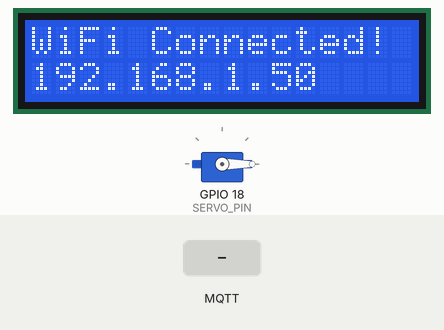
Recording of a sketch running on a simulated ESP32-S3. On the bench: 16×2 character LCD, servo. The test bench sets the inputs (shaded band). WiFi joins after 1.5 s; servers stay silent unless stated; no MQTT or app messages arrive unless stated; what the sketch prints to the serial monitor is not drawn.

Above: at 1.7 s.
At 4.8 s:
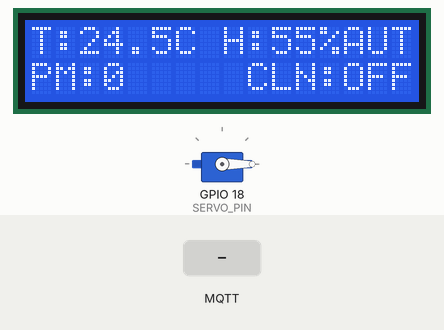
4.9 s: MQTT message "1" arrives on the first subscribed topic
At 5.5 s:
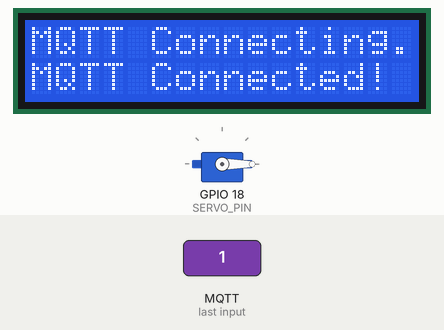
At 6.7 s:
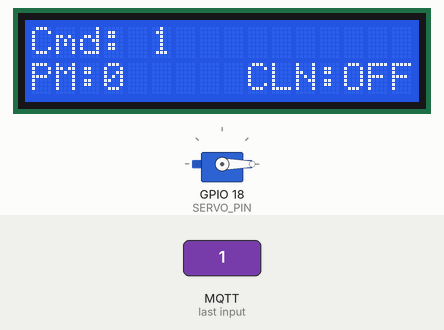
7.1 s: MQTT message "1" arrives on the second subscribed topic
10.1 s: MQTT message "1" arrives on the third subscribed topic
Timing chart, 0 to 13.1 s (numbered marks = the images above; inputs shaded):
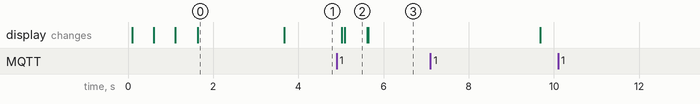

Measured:
- after the input at 4.9 s, the display: first differs from a run without the input after 0.74 s (image 3)
- after the input at 10.1 s, every drawn part: stays the same
- what the display in image 0 shows lasts 2.1 s, from 1.6 s to 3.7 s
- what the display in image 2 shows lasts 0.5 s, from 5.1 s to 5.6 s

The sketch:

PmMotorPJ_esp32.ino
```cpp
/*
  ESP32-S3 Smart Window Controller (PmMotorPJ)

  Board: ESP32S3-WROOM-1
  Peripherals:
    - SG90 Servo Motor (Window Controller)
    - I2C LCD (16x2 or 20x4)
  MQTT Topics:
    - Publish: "tmp" (json), "humi" (json), "pm" (json)
    - Subscribe: "window/control"
*/

#include <WiFi.h>
#include <PubSubClient.h>
#include <ESP32Servo.h>        // Library: "ESP32Servo" by Kevin Harrington
#include <Wire.h>
#include <LiquidCrystal_I2C.h> // Library: "LiquidCrystal I2C" by Frank de Brabander

// ================= [핀 설정] =================
#define SERVO_PIN  18    // SG90 서보모터 신호선 (GPIO 18)
#define I2C_SDA    8    // LCD SDA (ESP32-S3 기본 혹은 원하는 핀으로 조정 가능)
#define I2C_SCL    9    // LCD SCL

// ================= [설정 변수] =================
// 1. 와이파이 설정
const char* ssid = "우진의 S25 Edge";
const char* password = "jh12091102!";

// 2. MQTT 서버 설정
// ★ 중요: Node.js 서버가 실행 중인 PC의 실제 IP 주소를 입력해야 합니다.
// (CMD에서 ipconfig를 입력하여 IPv4 주소를 확인하세요. 예: 192.168.0.15)
const char* mqtt_server = "10.116.143.106";
const int mqtt_port = 1883;

// ================= [객체 선언] =================
WiFiClient espClient;
PubSubClient client(espClient);
Servo windowServo;
LiquidCrystal_I2C lcd(0x27, 16, 2); // I2C 주소 0x27, 16열 2행 LCD

// ================= [서보모터 각도 설정] =================
const int CLOSE_ANGLE = 0;   // 창문 닫힘 각도
const int OPEN_ANGLE = 90;   // 창문 열림 각도 (필요에 따라 180 등으로 변경 가능)

unsigned long lastMsgTime = 0;
float currentTemp = 24.5;
float currentHumi = 55.0;
int currentPm = 00;
bool cleanerState = false; // 공기청정기 가상 상태 (false: OFF, true: ON)
String currentMode = "AUT"; // 현재 시스템 모드 (AUT 또는 SIM)
unsigned long commandActiveUntil = 0; // 명령어 화면 활성화 시간 (밀리초)

// ================= [함수 정의] =================

// 와이파이 연결 함수
void setup_wifi() {
  delay(10);
  Serial.println("\n------------------------------");
  Serial.print("Connecting to Wi-Fi: ");
  Serial.println(ssid);

  lcd.clear();
  lcd.setCursor(0, 0);
  lcd.print("Connecting WiFi...");

  WiFi.begin(ssid, password);

  int attempt = 0;
  while (WiFi.status() != WL_CONNECTED) {
    delay(500);
    Serial.print(".");
    lcd.setCursor(attempt % 16, 1);
    lcd.print(".");
    attempt++;
    if (attempt > 30) { // 15초 이상 연결 안되면 재시도
      ESP.restart();
    }
  }

  Serial.println("\nWi-Fi connected!");
  Serial.print("IP Address: ");
  Serial.println(WiFi.localIP());

  lcd.clear();
  lcd.setCursor(0, 0);
  lcd.print("WiFi Connected!");
  lcd.setCursor(0, 1);
  lcd.print(WiFi.localIP().toString());
  delay(2000);
}

bool needLcdUpdate = true; // LCD 초기 드로잉 예약
unsigned long lastLcdUpdateTime = 0;

// MQTT 수신 콜백 함수 (서버가 window/control, window/mode, pm, tmp, humi 토픽을 발행하면 실행됨)
void callback(char* topic, byte* payload, unsigned int length) {
  Serial.print("Message arrived [");
  Serial.print(topic);
  Serial.print("] ");

  String message = "";
  for (int i = 0; i < length; i++) {
    message += (char)payload[i];
  }
  Serial.println(message);

  // 0. 시스템 모드(mode) 수신 처리
  if (String(topic) == "window/mode") {
    if (message == "auto") {
      currentMode = "AUT";
    } else if (message == "simulation") {
      currentMode = "SIM";
    }
    needLcdUpdate = true; // LCD 갱신 플래그
    return;
  }

  // 1. 미세먼지(pm) 수치 수신 처리
  if (String(topic) == "pm") {
    // message 예시: {"pm": 120}
    int colonIndex = message.indexOf(':');
    int braceIndex = message.indexOf('}');
    if (colonIndex != -1 && braceIndex != -1) {
      String pmStr = message.substring(colonIndex + 1, braceIndex);
      pmStr.trim();
      currentPm = pmStr.toInt();
      needLcdUpdate = true; // LCD 갱신 플래그
    }
    return;
  }

  // 2. 온도(tmp) 수치 수신 처리
  if (String(topic) == "tmp") {
    // message 예시: {"tmp": 24.5}
    int colonIndex = message.indexOf(':');
    int braceIndex = message.indexOf('}');
    if (colonIndex != -1 && braceIndex != -1) {
      String tempStr = message.substring(colonIndex + 1, braceIndex);
      tempStr.trim();
      currentTemp = tempStr.toFloat();
      needLcdUpdate = true; // LCD 갱신 플래그
    }
    return;
  }

  // 3. 습도(humi) 수치 수신 처리
  if (String(topic) == "humi") {
    // message 예시: {"humi": 55.0}
    int colonIndex = message.indexOf(':');
    int braceIndex = message.indexOf('}');
    if (colonIndex != -1 && braceIndex != -1) {
      String humiStr = message.substring(colonIndex + 1, braceIndex);
      humiStr.trim();
      currentHumi = humiStr.toFloat();
      needLcdUpdate = true; // LCD 갱신 플래그
    }
    return;
  }

  // 4. 창문 제어 메시지 수신 처리 (window/control)
  if (String(topic) == "window/control") {
    // LCD 첫째 줄 지우고 이벤트 표시
    lcd.setCursor(0, 0);
    lcd.print("                ");
    lcd.setCursor(0, 0);
    lcd.print("Cmd: " + message);

    if (message == "auto_close") {
      Serial.println("Action: Auto Closing window (Servo to 0 deg) & Cleaner ON");
      windowServo.write(CLOSE_ANGLE);
      cleanerState = true; // 자동 닫힘 시 공기청정기 가동

      lcd.setCursor(0, 1);
      lcd.print("                ");
      lcd.setCursor(0, 1);
      lcd.print("AUTO CLSD/CLN ON");
    }
    else if (message == "manual_close") {
      Serial.println("Action: Manual Closing window (Servo to 0 deg) & Cleaner ON");
      windowServo.write(CLOSE_ANGLE);
      cleanerState = true; // 수동 닫힘(warning 포함) 시에도 공기청정기 가동

      lcd.setCursor(0, 1);
      lcd.print("                ");
      lcd.setCursor(0, 1);
      lcd.print("MANU CLSD/CLN ON");
    }
    else if (message == "auto_open" || message == "manual_open") {
      Serial.println("Action: Opening window (Servo to 90 deg) & Cleaner OFF");
      windowServo.write(OPEN_ANGLE);
      cleanerState = false; // 창문 열림 시 공기청정기 꺼짐

      lcd.setCursor(0, 1);
      lcd.print("                ");
      lcd.setCursor(0, 1);
      lcd.print(message == "auto_open" ? "AUTO OPEN/CLN OF" : "MANU OPEN/CLN OF");
    }

    // LCD 명령어 화면 표시 유지용 타임스탬프 설정 (4초간 대기)
    commandActiveUntil = millis() + 4000;
    needLcdUpdate = true;
  }
}

unsigned long lastReconnectAttempt = 0;

// MQTT 재연결 함수 (비차단형 - non-blocking)
bool reconnect() {
  Serial.print("Attempting MQTT connection...");
  lcd.clear();
  lcd.setCursor(0, 0);
  lcd.print("MQTT Connecting...");

  // 클라이언트 ID 설정
  if (client.connect("ESP32S3_Window_Client")) {
    Serial.println("connected to MQTT Broker!");
    lcd.setCursor(0, 1);
    lcd.print("MQTT Connected!");
    delay(500);

    // 제어 및 센서 토픽 구독 등록
    client.subscribe("window/control");
    client.subscribe("window/mode");
    client.subscribe("pm");
    client.subscribe("tmp");
    client.subscribe("humi");

    // LCD 화면 초기화 예약
    needLcdUpdate = true;
    return true;
  }
  return false;
}

// LCD에 현재 상태 표시 함수
void updateLCDDisplay() {
  lcd.clear();
  // 첫째 줄: T: 24.5C H: 55% [AUT]/[SIM]
  lcd.setCursor(0, 0);
  lcd.print("T:");
  lcd.print(currentTemp, 1);
  lcd.print("C H:");
  lcd.print(currentHumi, 0);
  lcd.print("%");
  lcd.setCursor(13, 0);
  lcd.print(currentMode);

  // 둘째 줄: PM:35  CLN:OFF
  lcd.setCursor(0, 1);
  lcd.print("PM:");
  lcd.print(currentPm);
  lcd.setCursor(9, 1);
  lcd.print("CLN:");
  lcd.print(cleanerState ? "ON " : "OFF");
}

void setup() {
  Serial.begin(115200);

  // I2C 초기화 (ESP32-S3 SDA, SCL 핀 명시)
  Wire.begin(I2C_SDA, I2C_SCL);

  // LCD 초기화
  lcd.init();
  lcd.backlight();
  lcd.clear();

  // 서보모터 초기화
  ESP32PWM::allocateTimer(0);
  ESP32PWM::allocateTimer(1);
  ESP32PWM::allocateTimer(2);
  ESP32PWM::allocateTimer(3);
  windowServo.setPeriodHertz(50); // SG90 서보모터 주파수 50Hz
  windowServo.attach(SERVO_PIN, 500, 2400); // SG90의 최소/최대 펄스 폭 설정
  windowServo.write(CLOSE_ANGLE); // 초기 상태 닫힘

  // 와이파이 & MQTT 설정
  setup_wifi();

  client.setServer(mqtt_server, mqtt_port);
  client.setCallback(callback);
  client.setKeepAlive(30); // 핫스팟 환경 등 불안정한 네트워크를 위한 keep-alive 타임아웃 증가 (초 단위)
}

void loop() {
  if (!client.connected()) {
    unsigned long now = millis();
    if (now - lastReconnectAttempt > 5000) {
      lastReconnectAttempt = now;
      if (reconnect()) {
        lastReconnectAttempt = 0;
      } else {
        Serial.print("failed, rc=");
        Serial.print(client.state());
        Serial.println(" will try again in 5 seconds");
        lcd.setCursor(0, 1);
        lcd.print("Failed. Retry...");
      }
    }
  } else {
    client.loop();
  }

  // LCD 갱신 처리 (최소 500ms 간격을 두고 갱신하여 I2C 통신 병목 및 CPU 점유 방지)
  // 단, 명령어 활성화 화면(commandActiveUntil) 표시 중일 때는 완료 전까지 갱신을 지연합니다.
  if (needLcdUpdate) {
    unsigned long now = millis();
    if (now > commandActiveUntil && now - lastLcdUpdateTime > 500) {
      lastLcdUpdateTime = now;
      updateLCDDisplay();
      needLcdUpdate = false;
    }
  }
}
```
